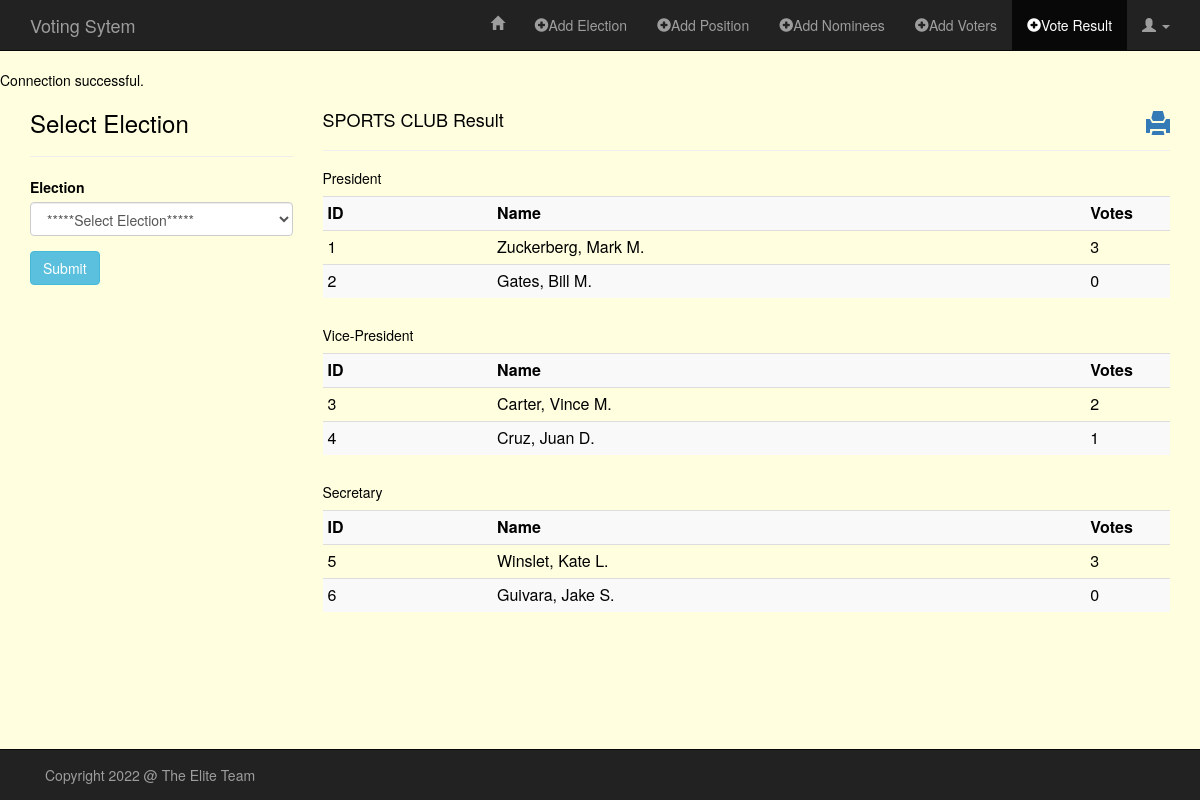
Screenshot of /sandbox/vote_result.php?organization=SPORTS CLUB (signed in) with the database file from the repository.
### tables this page shows
CREATE TABLE IF NOT EXISTS `positions` (
  `id` int(11) NOT NULL AUTO_INCREMENT,
  `org` varchar(60) NOT NULL,
  `pos` varchar(60) NOT NULL,
  PRIMARY KEY (`id`)
);

CREATE TABLE IF NOT EXISTS `nominees` (
  `id` int(11) NOT NULL AUTO_INCREMENT,
  `org` varchar(60) NOT NULL,
  `pos` varchar(60) NOT NULL,
  `name` varchar(60) NOT NULL,
  `course` varchar(60) NOT NULL,
  `year` varchar(3) NOT NULL,
  `stud_id` varchar(60) NOT NULL,
  PRIMARY KEY (`id`)
);

### sandbox/classes/Organization.php (called while the page is built, shortened)
<?php
class Organization
{
    public function READ_ORG() {
        global $db;
        $sql = "SELECT * FROM organization";
        if(!$stmt = $db->prepare($sql)) {
            echo $stmt->error;
        } else {
            $stmt->execute();
            $result = $stmt->get_result();
        }
        return $result;
    }
}

### sandbox/classes/Position.php (called while the page is built, shortened)
<?php
class Position
{
    public function READ_POS_BY_ORG($org) {
        global $db;
        $sql = "SELECT *
                FROM positions
                WHERE org = ?";
        if(!$stmt = $db->prepare($sql)) {
            echo $stmt->error;
        } else {
            $stmt->bind_param("s", $org);
            $stmt->execute();
            $result = $stmt->get_result();
        }
        return $result;
    }
}

### sandbox/classes/Nominees.php (called while the page is built, shortened)
<?php
class Nominees
{
    public function READ_NOM_BY_ORG_POS($org, $pos) {
        global $db;
        $sql = "SELECT *
                FROM nominees
                WHERE nominees.org = ?
                AND nominees.pos = ?";
        if(!$stmt = $db->prepare($sql)) {
            echo $stmt->error;
        } else {
            $stmt->bind_param("ss", $org, $pos);
            $stmt->execute();
            $result = $stmt->get_result();
        }
        return $result;
    }
    public function COUNT_VOTES($candidate_id) {
        global $db;
        $sql = "SELECT candidate_id
                FROM votes
                WHERE candidate_id = ?";
        if(!$stmt = $db->prepare($sql)) {
            echo $stmt->error;
        } else {
            $stmt->bind_param("i", $candidate_id);
            $stmt->execute();
            $result = $stmt->get_result();
        }
        return $result;
    }
}

### sandbox/vote_result.php (the view, shortened to what this page needs)
<?php
require("../config/db.php");
require("classes/Organization.php");
require("classes/Position.php");
require("classes/Nominees.php");
?>
<!DOCTYPE HTML>
<html lang="en-US">
<head>
    <link rel="stylesheet" href="../assets/css/bootstrap.min.css">
    <link rel="stylesheet" href="../assets/css/style_admin.css">
</head>
<body>
<nav class="navbar navbar-inverse navbar-fixed-top" role="navigation">
    <div class="container">
        <div class="navbar-header">
            <a class="navbar-brand" href="index.php">Voting Sytem</a>
        </div>
        <div class="collapse navbar-collapse" id="bs-example-navbar-collapse-1">
            <ul class="nav navbar-nav navbar-right">
                <li><a href="admin_page.php"><span class="glyphicon glyphicon-home"></span></a></li>
                <li><a href="add_org.php"><span class="glyphicon glyphicon-plus-sign"></span>Add Election</a></li>
                <li><a href="add_pos.php"><span class="glyphicon glyphicon-plus-sign"></span>Add Position</a></li>
                <li><a href="add_nominees.php"><span class="glyphicon glyphicon-plus-sign"></span>Add Nominees</a></li>
                <li><a href="add_voters.php"><span class="glyphicon glyphicon-plus-sign"></span>Add Voters</a></li>
                <li class="active"><a href="vote_result.php"><span class="glyphicon glyphicon-plus-sign"></span>Vote Result</a></li>
                <li class="dropdown">
                    <a href="#" class="dropdown-toggle" data-toggle="dropdown" role="button" aria-haspopup="true" aria-expanded="false"><span class="glyphicon glyphicon-user"></span> <span class="caret"></span></a>
                </li>
            </ul>
        </div>
    </div>
</nav>
<?php
$readOrg = new Organization();
$rtnReadOrg = $readOrg->READ_ORG();
?>
<div class="container">
    <div class="row">
        <?php if($rtnReadOrg) { ?>
        <div class="col-md-3">
            <h3>Select Election</h3><hr>
            <form action="<?php $_SERVER['PHP_SELF']; ?>" method="GET" role="form">
                <div class="form-group">
                    <label for="organization">Election</label>
                    <select name="organization" class="form-control">
                        <option value="">*****Select Election*****</option>
                    </select>
                </div>
                <button type="submit" name="submit" class="btn btn-info">Submit</button>
            </form>
        </div>
        <?php }  ?>
        <div class="col-md-9">
            <?php
            if(!isset($_GET['organization'])) {
                echo "<div class='alert alert-warning'>Please select organization and click submit to show vote result.</div>";
            } else {
            $org = trim($_GET['organization']);
            ?>
                <a href="./print_result.php?organization=<?php echo $org; ?>" target="_blank"><h3><span class="glyphicon glyphicon-print pull-right"></h3></span> </a>
                <h4><?php echo $org; ?> Result</h4>
                <hr>
                <?php
                $readPos = new Position();
                $rtnReadPos = $readPos->READ_POS_BY_ORG($org);
                ?>
                <?php if($rtnReadPos) { ?>
                    <?php while($rowPos = $rtnReadPos->fetch_assoc()) { ?>
                    <h5><?php echo $rowPos['pos']; ?></h5>
                        <?php
                        $readNomOrgPos = new Nominees();
                        $rtnReadNomOrgPos = $readNomOrgPos->READ_NOM_BY_ORG_POS($org, $rowPos['pos']);
                        ?>
                        <div class="table-responsive">
                            <?php if($rtnReadNomOrgPos) { ?>
                            <table class="table table-condensed table-striped">
                                <tr>
                                    <th>ID</th>
                                    <th>Name</th>
                                    <th>Votes</th>
                                </tr>
                                <?php while($rowCountVotes = $rtnReadNomOrgPos->fetch_assoc()) { ?>
                                    <?php
                                    $countVotes = new Nominees();
                                    $rtnCountVotes = $countVotes->COUNT_VOTES($rowCountVotes['id'])
                                    ?>
                                    <tr>
                                        <td style="width: 20%;"><?php echo $rowCountVotes['id']; ?></td>
                                        <td style="width: 70%;"><?php echo $rowCountVotes['name']; ?></td>
                                        <td style="width: 10%;"><?php echo $rtnCountVotes->num_rows; ?></td>
                                    </tr>
                                <?php }  ?>
                            </table>
                            <?php $rtnReadNomOrgPos->free(); }  ?>
                        </div>
                    <?php }  ?>
                <?php $rtnReadPos->free(); }  ?>
            <?php }  ?>
        </div>
    </div>
</div>
<nav class="navbar navbar-inverse navbar-fixed-bottom" role="navigation">
    <div class="container">
        <div class="navbar-text pull-left">
            Copyright 2022 @ The Elite Team
        </div>
    </div>
</nav>
</body>
</html>

### assets/css/style_admin.css (style rules this page uses)
body { color: black; margin-top: 70px; margin-bottom: 70px; background-color: lightyellow; }

### rows the page displays
positions: pos "President"
nominees: id "1", name "Zuckerberg, Mark M.", num_rows "3"
nominees: id "2", name "Gates, Bill M.", num_rows "0"
positions: pos "Vice-President"
nominees: id "3", name "Carter, Vince M.", num_rows "2"
nominees: id "4", name "Cruz, Juan D.", num_rows "1"
positions: pos "Secretary"
nominees: id "5", name "Winslet, Kate L.", num_rows "3"
nominees: id "6", name "Guivara, Jake S.", num_rows "0"

### other values shown
$org "SPORTS CLUB"
